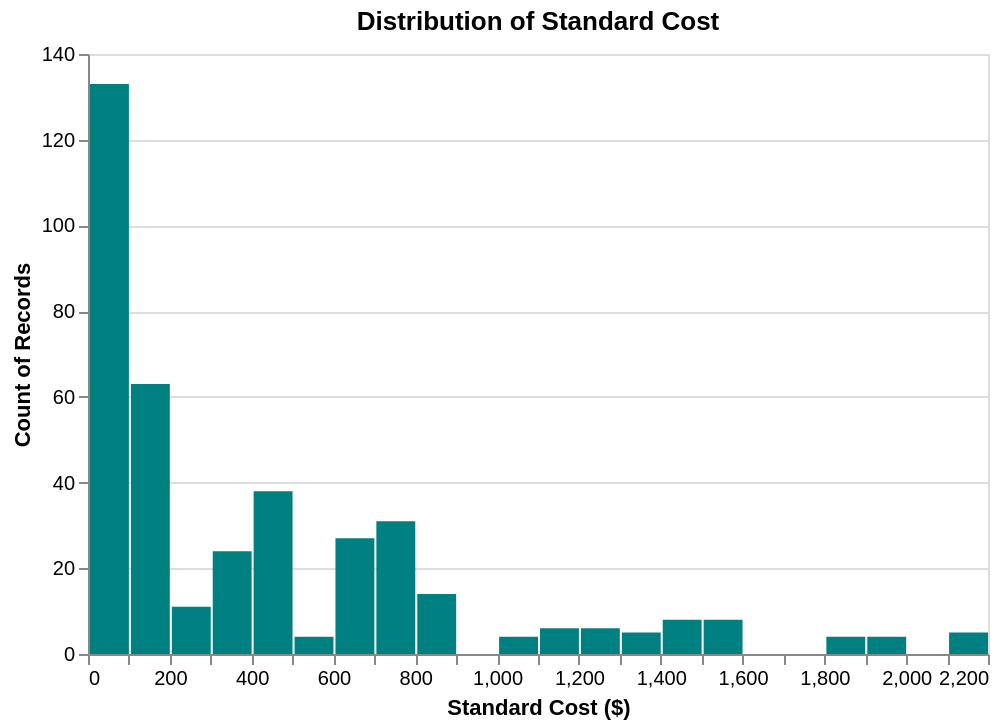

Here is the notebook cell this chart was saved with:
### Markdown cell above
### B.2 Explore Feature of Interest `standard_cost`

### Code cell
print(df['standard_cost'].describe())
alt.Chart(df).mark_bar(color='teal').encode(
    x=alt.X('standard_cost:Q', bin=alt.Bin(maxbins=30), title='Standard Cost ($)'),
    y='count():Q'
).properties(title='Distribution of Standard Cost', width=450, height=300)

### Figure 1 — Vega-Lite specification as saved in the notebook (floating-point values rounded to 4 significant figures; data arrays with more than 128 entries replaced by an {"elided": "..."} marker saying what was removed)
{"config": {"view": {"continuousWidth": 300, "continuousHeight": 300}}, "data": {"name": "data-a4b4aae689da5bbb7e12a1de3b07d40e"}, "mark": {"type": "bar", "color": "teal"}, "encoding": {"x": {"bin": {"maxbins": 30}, "field": "standard_cost", "title": "Standard Cost ($)", "type": "quantitative"}, "y": {"aggregate": "count", "type": "quantitative"}}, "height": 300, "title": "Distribution of Standard Cost", "width": 450, "$schema": "https://vega.github.io/schema/vega-lite/v5.20.1.json", "datasets": {"data-a4b4aae689da5bbb7e12a1de3b07d40e": {"elided": "395 records"}}}
